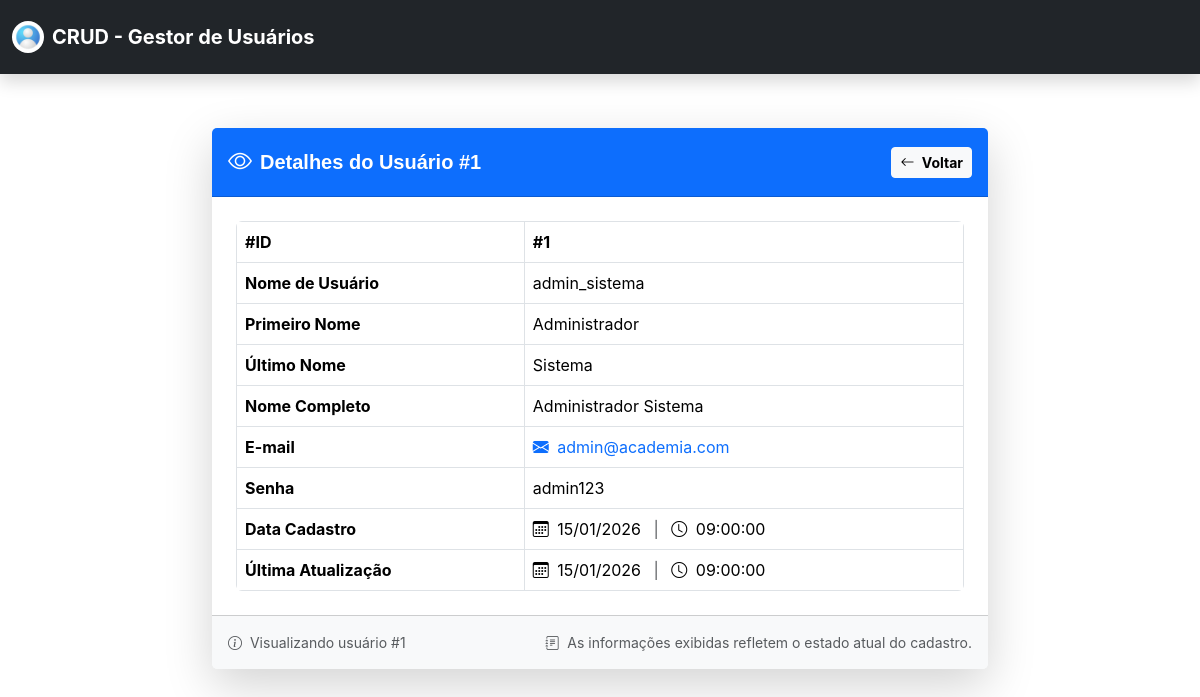
The app's page /templates/users/view.php?id=1 with its own data.
### tables this page shows
CREATE TABLE IF NOT EXISTS `tb_users` (
  `id` int NOT NULL AUTO_INCREMENT,
  `username` varchar(50) NOT NULL,
  `first_name` varchar(100) NOT NULL,
  `last_name` varchar(100) NOT NULL,
  `email` varchar(100) NOT NULL,
  `password` varchar(255) NOT NULL,
  `created_at` timestamp NULL DEFAULT CURRENT_TIMESTAMP,
  `updated_at` timestamp NULL DEFAULT CURRENT_TIMESTAMP ON UPDATE CURRENT_TIMESTAMP,
  PRIMARY KEY (`id`),
  UNIQUE KEY `username` (`username`),
  UNIQUE KEY `email` (`email`)
);

### templates/users/view.php (the view, shortened to what this page needs)
<?php
require_once __DIR__ . "/../../includes/core/bootstrap.php";
$id = isset($_GET['id']) ? (int)$_GET['id'] : 0;
$stmt = $conn->prepare("SELECT * FROM tb_users WHERE id = ?");
$stmt->bind_param("i", $id);
$stmt->execute();
$result = $stmt->get_result();
$user = $result->fetch_assoc();
require_once __DIR__ . "/../../includes/layouts/header.php";
?>
<section class="view-user-section py-5">
    <div class="container">
        <div class="row justify-content-center">
            <div class="col-lg-8">
                <div class="card border-0 shadow-lg">
                    <div class="card-header bg-primary text-white py-3 d-flex flex-column flex-md-row justify-content-between align-items-center gap-3">
                        <div class="d-flex align-items-center">
                            <i class="bi bi-eye fs-4 me-2"></i>
                            <h5 class="fw-bold mb-0">Detalhes do Usuário #<?= $id; ?></h5>
                        </div>
                        <a href="index.php" class="btn btn-light btn-sm fw-bold">
                            <i class="bi bi-arrow-left me-1"></i>
                            Voltar
                        </a>
                    </div>
                    <div class="card-body p-4">
                        <div class="table-responsive">
                            <table class="table table-bordered table-hover mb-0">
                                <tbody>
                                    <tr>
                                        <th>#ID</th>
                                        <td class="fw-bold">#<?= $user['id']; ?></td>
                                    </tr>
                                    <tr>
                                        <th>Nome de Usuário</th>
                                        <td><?= htmlspecialchars($user['username']); ?></td>
                                    </tr>
                                    <tr>
                                        <th>Primeiro Nome</th>
                                        <td><?= htmlspecialchars($user['first_name']); ?></td>
                                    </tr>
                                    <tr>
                                        <th>Último Nome</th>
                                        <td><?= htmlspecialchars($user['last_name']); ?></td>
                                    </tr>
                                    <tr>
                                        <th>Nome Completo</th>
                                        <td><?= htmlspecialchars($user['first_name'] . ' ' . $user['last_name']); ?></td>
                                    </tr>
                                    <tr>
                                        <th>E-mail</th>
                                        <td>
                                            <a href="mailto:<?= htmlspecialchars($user['email']); ?>" class="text-decoration-none">
                                                <i class="bi bi-envelope-fill me-1"></i>
                                                <?= htmlspecialchars($user['email']); ?>
                                            </a>
                                        </td>
                                    </tr>
                                    <tr>
                                        <th>Senha</th>
                                        <td><?= htmlspecialchars($user['password']); ?></td>
                                    </tr>
                                    <tr>
                                        <th>Data Cadastro</th>
                                        <td>
                                            <i class="bi bi-calendar3 me-1"></i>
                                            <?= date('d/m/Y', strtotime($user['created_at'])); ?>
                                            <span class="text-muted mx-2">|</span>
                                            <i class="bi bi-clock me-1"></i>
                                            <?= date('H:i:s', strtotime($user['created_at'])); ?>
                                        </td>
                                    </tr>
                                    <tr>
                                        <th>Última Atualização</th>
                                        <td>
                                            <i class="bi bi-calendar3 me-1"></i>
                                            <?= date('d/m/Y', strtotime($user['updated_at'])); ?>
                                            <span class="text-muted mx-2">|</span>
                                            <i class="bi bi-clock me-1"></i>
                                            <?= date('H:i:s', strtotime($user['updated_at'])); ?>
                                        </td>
                                    </tr>
                                </tbody>
                            </table>
                        </div>
                    </div>
                    <div class="card-footer bg-light py-3 d-flex flex-column flex-md-row justify-content-between align-items-center gap-2">
                        <small class="text-muted">
                            <i class="bi bi-info-circle me-1"></i>
                            Visualizando usuário #<?= $id; ?>
                        </small>
                        <small class="text-muted">
                            <i class="bi bi-journal-text me-1"></i>
                            As informações exibidas refletem o estado atual do cadastro.
                        </small>
                    </div>
                </div>
            </div>
        </div>
    </div>
</section>
<?php require_once __DIR__ . "/../../includes/layouts/footer.php"; ?>

### assets/css/styles.css (style rules this page uses)
:root { --bs-success: #198754; --bs-info: #0dcaf0; --bs-primary: #0d6efd; --bs-danger: #dc3545; --bs-warning: #ffc107; --color-body-bg: #ffffff; --color-body-text: #212529; }
*, *::before, *::after { margin: 0; padding: 0; box-sizing: border-box; }
body { font-family: "Inter", "Poppins", sans-serif; background-color: var(--color-body-bg); color: var(--color-body-text); overflow-x: hidden; padding-top: 0; }
h1, h2, h3, h4, h5, h6 { font-family: "Poppins", sans-serif; }
a { text-decoration: none; }
.container, .container-fluid { max-width: 1200px !important; }

### assets/css/users.css (style rules this page uses)
.table-responsive { border-radius: calc(6 / 16 * 1rem); }

### templates/users/view.php (style rules this page uses)
body[data-page="users-view"] { padding-top: 80px !important; }

### records on screen
tb_users: id "1", username "admin_sistema", first_name "Administrador", last_name "Sistema", first_name+last_name "Administrador Sistema", email "admin@academia.com", password "admin123", created_at "15/01/2026", created_at "09:00:00", updated_at "15/01/2026", updated_at "09:00:00"

### other values on screen
$id "1"
